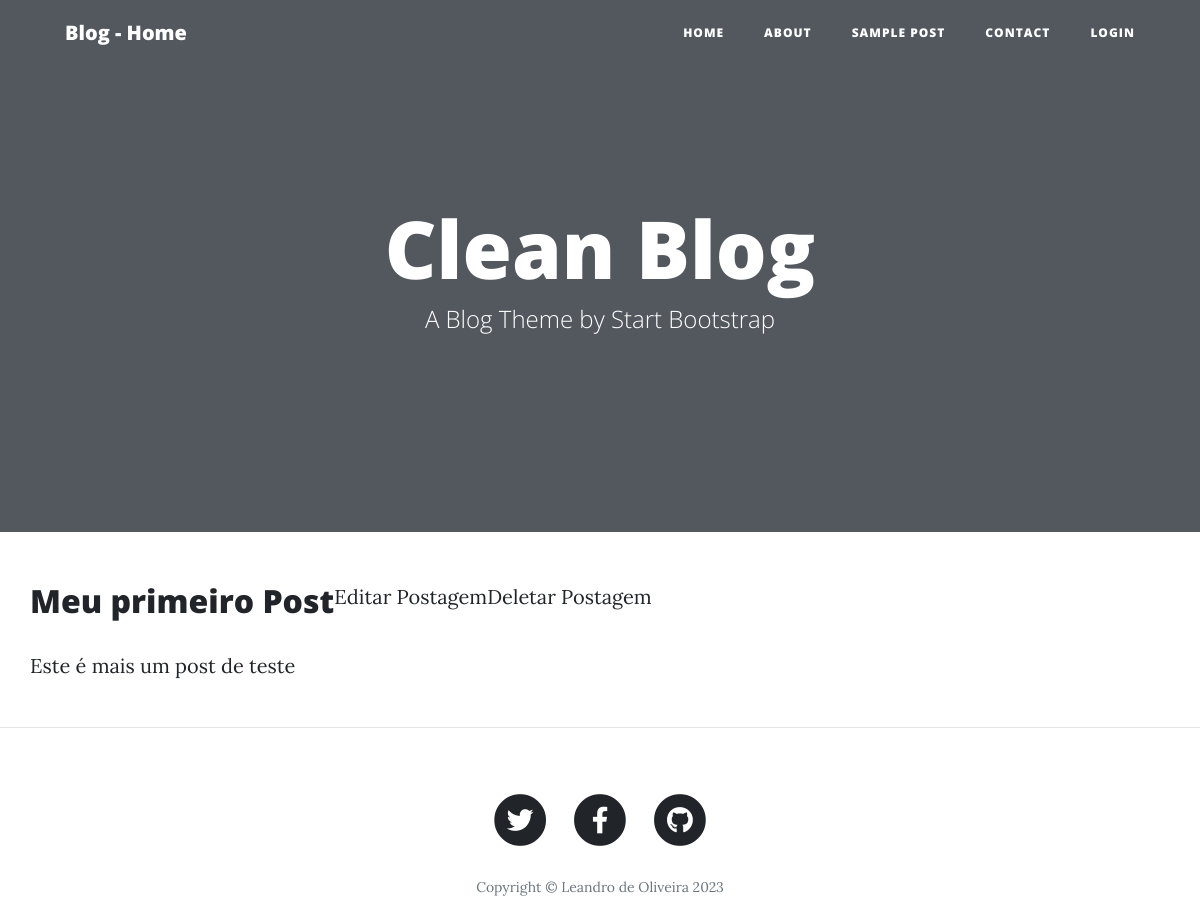
Before: /post/meu-primeiro-post/ with the older database file.
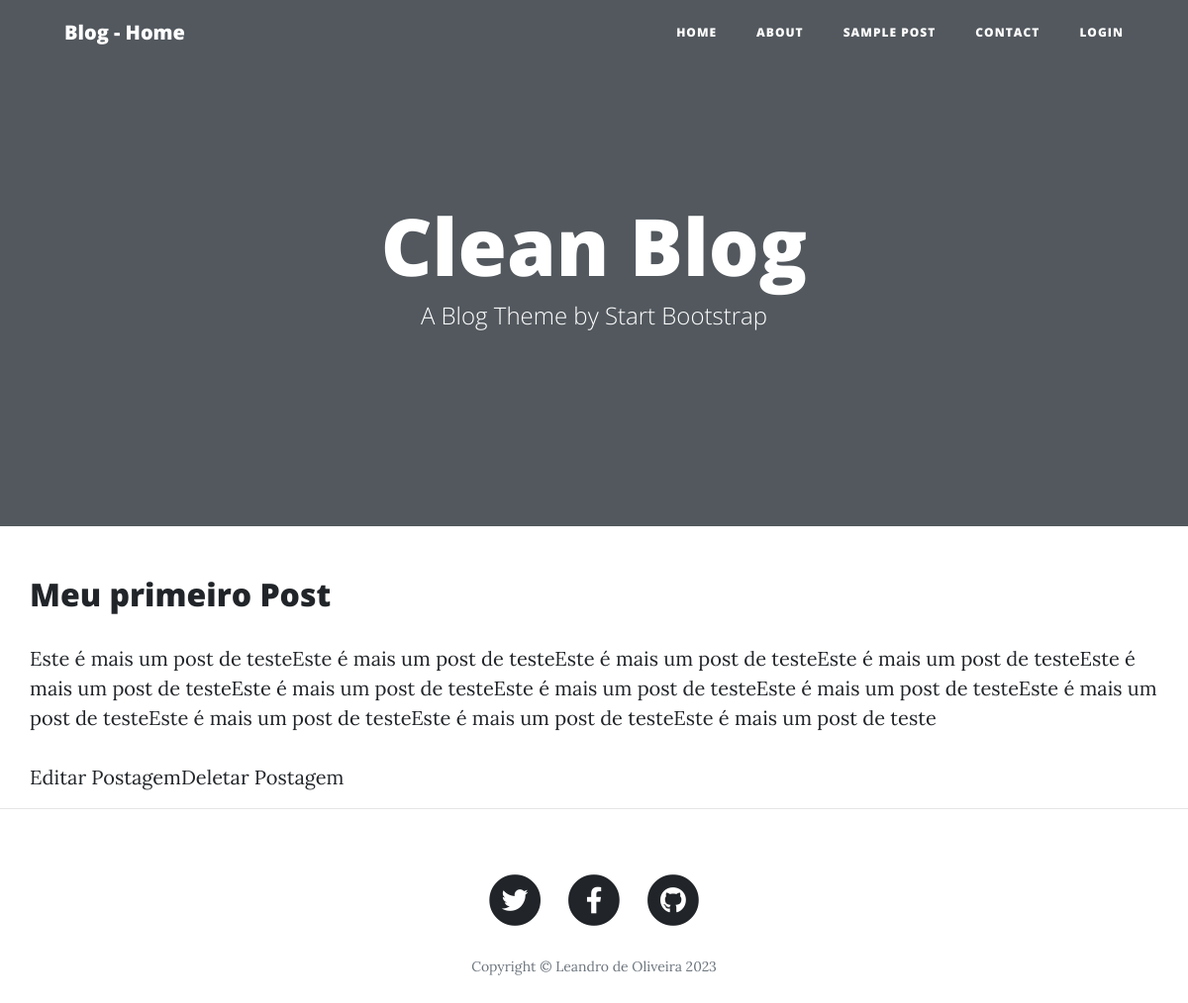
After: the same page with the newer database file.
### blog/models.py (models this page shows, shortened)
class Post(models.Model):
    STATS =  (
        ('rascunho', 'Rascunho'),
        ('publicado', 'Publicado')
    )
    title = models.CharField(max_length=250)
    slug = models.SlugField(max_length=250)
    contents = RichTextField()
    author = models.ForeignKey(User, on_delete=models.CASCADE)
    category = models.ManyToManyField(Category, related_name='get_posts')
    image = models.ImageField(upload_to="blog",blank=True, null=True)
    posted = models.DateTimeField(default=timezone.now)
    created = models.DateTimeField(auto_now_add=True)
    changed = models.DateTimeField(auto_now=True)
    stats = models.CharField(max_length=10, choices=STATS, default='rascunho')
    def get_absolute_url_2(self):
        return reverse('post_edit', args=[self.pk])
    def get_absolute_url_3(self):
        return reverse('post_delete', args=[self.pk])
    class Meta:
        ordering = ('posted',)

### blog/views.py (the view)
# urls.py: path('post/<slug:slug>/', views.BlogDetailView.as_view(), name='post_detail'),
class BlogDetailView(DetailView):
    model = Post
    template_name = 'blog/post_detail.html'

### blog/templates/blog/post_detail.html (shortened to what this page needs)
{% extends 'base.html' %}
{% block content %}
    <div class="post-entry">
        <h2> {{ object.title }} </h2>
        <p> {{ object.contents|safe }} </p>
    </div>
    <a href="{{ post.get_absolute_url_2 }}"> Editar Postagem </a>
    <br>
    <a href="{{ post.get_absolute_url_3 }}"> Deletar Postagem </a>
{% endblock content %}

### templates/base.html (shortened to what this page needs)
{% load static %}
<!DOCTYPE html>
<html lang="pt-br">
<head>
    <link href={% static 'vendor/bootstrap/css/bootstrap.min.css' %} rel="stylesheet">
    <link href={% static 'vendor/fontawesome-free/css/all.min.css' %} rel="stylesheet" type="text/css">
    <link href={% static 'css/clean-blog.min.css' %} rel="stylesheet">
</head>
<body>
    <nav class="navbar navbar-expand-lg navbar-light fixed-top" id="mainNav">
        <div class="container">
            <a class="navbar-brand" href="/">Blog - Home</a>
            <div class="collapse navbar-collapse" id="navbarResponsive">
                <ul class="navbar-nav ml-auto">
                    <li class="nav-item">
                        <a class="nav-link" href="/">Home</a>
                    </li>
                    <li class="nav-item">
                        <a class="nav-link" href="about.html">About</a>
                    </li>
                    <li class="nav-item">
                        <a class="nav-link" href="post.html">Sample Post</a>
                    </li>
                    <li class="nav-item">
                        <a class="nav-link" href="contact.html">Contact</a>
                    </li>
                    {% if user.is_authenticated %}
                    <li class="nav-item">
                        <a class="nav-link" href="{% url 'post_new' %}">+ Nova Postagem no Blog</a>
                    </li>
                    <li class="nav-item">{{user.username}}</li>
                    <li class="nav-item"><a class="nav-link" href="{% url 'logout' %}">logout</a></li>
                    {% else %}
                    <li class="nav-item"><a class="nav-link" href="{% url 'login' %}">login</a></li>
                    {% endif %}
                </ul>
            </div>
        </div>
    </nav>
    <header class="masthead" style=background-image:url ({% static 'img/home-bg.jpg' %})>
        <div class="overlay"></div>
        <div class="container">
            <div class="row">
                <div class="col-lg-8 col-md-10 mx-auto">
                    <div class="site-heading">
                        <h1>Clean Blog</h1>
                        <span class="subheading">A Blog Theme by Start Bootstrap</span>
                    </div>
                </div>
            </div>
        </div>
    </header>
    <div class="container">
        <div class="row">
            {% block content %} {% endblock content %}
        </div>
    </div>
    <hr>
    <footer>
        <div class="container">
            <div class="row">
                <div class="col-lg-8 col-md-10 mx-auto">
                    <ul class="list-inline text-center">
                        <li class="list-inline-item">
                            <a href="#">
                                <span class="fa-stack fa-lg">
                                    <i class="fas fa-circle fa-stack-2x"></i>
                                    <i class="fab fa-twitter fa-stack-1x fa-inverse"></i>
                                </span>
                            </a>
                        </li>
                        <li class="list-inline-item">
                            <a href="#">
                                <span class="fa-stack fa-lg">
                                    <i class="fas fa-circle fa-stack-2x"></i>
                                    <i class="fab fa-facebook-f fa-stack-1x fa-inverse"></i>
                                </span>
                            </a>
                        </li>
                        <li class="list-inline-item">
                            <a href="#">
                                <span class="fa-stack fa-lg">
                                    <i class="fas fa-circle fa-stack-2x"></i>
                                    <i class="fab fa-github fa-stack-1x fa-inverse"></i>
                                </span>
                            </a>
                        </li>
                    </ul>
                    <p class="copyright text-muted">Copyright &copy; Leandro de Oliveira 2023</p>
                </div>
            </div>
        </div>
    </footer>
</body>
</html>

Changed rows visible on the page:
changed Post "Meu primeiro Post": contents "Este é mais um post de teste" → "Este é mais um post de testeEste é mais um post de testeEste é mais um post de testeEste é mais um post de testeEste é mais um post de testeEste é mais um post de testeEste é mais um post de testeEste é mais um post de testeEste é mais um post de testeEste é mais um post de testeEste é mais um post de testeEste é mais um post de teste"
